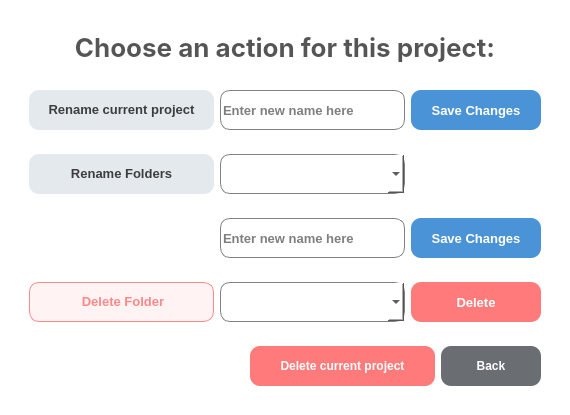
<?xml version="1.0" encoding="UTF-8"?>
<ui version="4.0">
 <class>Dialog</class>
 <widget class="QDialog" name="Dialog">
  <property name="geometry">
   <rect>
    <x>0</x>
    <y>0</y>
    <width>566</width>
    <height>415</height>
   </rect>
  </property>
  <property name="windowTitle">
   <string>Dialog</string>
  </property>
  <property name="styleSheet">
   <string notr="true">background-color:white;</string>
  </property>
  <layout class="QHBoxLayout" name="horizontalLayout">
   <item>
    <widget class="QWidget" name="widget" native="true">
     <layout class="QVBoxLayout" name="verticalLayout">
      <item>
       <widget class="QWidget" name="widget_7" native="true">
        <layout class="QHBoxLayout" name="horizontalLayout_2">
         <item>
          <widget class="QLabel" name="label">
           <property name="styleSheet">
            <string notr="true">#label{
height:40px;
font-weight:600;
font-size:26px;
color: #555555;
font-family: Inter;

}</string>
           </property>
           <property name="text">
            <string>&lt;html&gt;&lt;head/&gt;&lt;body&gt;&lt;p align=&quot;center&quot;&gt;Choose an action for this project:&lt;/p&gt;&lt;/body&gt;&lt;/html&gt;</string>
           </property>
          </widget>
         </item>
        </layout>
       </widget>
      </item>
      <item>
       <widget class="QWidget" name="widget_2" native="true">
        <layout class="QHBoxLayout" name="horizontalLayout_3">
         <item>
          <widget class="QLabel" name="label_2">
           <property name="minimumSize">
            <size>
             <width>185</width>
             <height>0</height>
            </size>
           </property>
           <property name="maximumSize">
            <size>
             <width>8899</width>
             <height>16777215</height>
            </size>
           </property>
           <property name="font">
            <font>
             <pointsize>10</pointsize>
             <bold>true</bold>
            </font>
           </property>
           <property name="styleSheet">
            <string notr="true">#label_2{
background-color:#e4e9ed;
border-radius:10px;
font-weight:600;
}</string>
           </property>
           <property name="text">
            <string>&lt;html&gt;&lt;head/&gt;&lt;body&gt;&lt;p align=&quot;center&quot;&gt;&lt;span style=&quot; color:#3d3d3e;&quot;&gt;Rename current project&lt;/span&gt;&lt;/p&gt;&lt;/body&gt;&lt;/html&gt;</string>
           </property>
           <property name="scaledContents">
            <bool>true</bool>
           </property>
           <property name="wordWrap">
            <bool>true</bool>
           </property>
          </widget>
         </item>
         <item>
          <widget class="QLineEdit" name="rename_proj_LE">
           <property name="minimumSize">
            <size>
             <width>185</width>
             <height>40</height>
            </size>
           </property>
           <property name="maximumSize">
            <size>
             <width>32</width>
             <height>16777215</height>
            </size>
           </property>
           <property name="font">
            <font>
             <pointsize>10</pointsize>
             <bold>true</bold>
            </font>
           </property>
           <property name="styleSheet">
            <string notr="true">border-radius:10px;
font-weight:600;
border:1px solid grey;</string>
           </property>
           <property name="placeholderText">
            <string>Enter new name here</string>
           </property>
          </widget>
         </item>
         <item>
          <widget class="QPushButton" name="save_proj">
           <property name="minimumSize">
            <size>
             <width>130</width>
             <height>40</height>
            </size>
           </property>
           <property name="font">
            <font>
             <pointsize>10</pointsize>
             <bold>true</bold>
            </font>
           </property>
           <property name="styleSheet">
            <string notr="true">#save_proj{
background-color:
#4a93d6;
border-radius:10px;
font-weight:600;
color:white;
}
#save_proj::hover{
background-color:
white;
border:2px solid #4a93d6;
color:#4a93d6;
}</string>
           </property>
           <property name="text">
            <string>Save Changes</string>
           </property>
          </widget>
         </item>
        </layout>
       </widget>
      </item>
      <item>
       <widget class="QWidget" name="widget_5" native="true">
        <layout class="QHBoxLayout" name="horizontalLayout_4">
         <item>
          <widget class="QLabel" name="label_3">
           <property name="minimumSize">
            <size>
             <width>185</width>
             <height>0</height>
            </size>
           </property>
           <property name="maximumSize">
            <size>
             <width>8899</width>
             <height>16777215</height>
            </size>
           </property>
           <property name="font">
            <font>
             <pointsize>10</pointsize>
             <bold>true</bold>
            </font>
           </property>
           <property name="styleSheet">
            <string notr="true">#label_3{

background-color:
#e4e9ed;
border-radius:10px;
font-weight:600;
}</string>
           </property>
           <property name="text">
            <string>&lt;html&gt;&lt;head/&gt;&lt;body&gt;&lt;p align=&quot;center&quot;&gt;&lt;span style=&quot; color:#3d3d3e;&quot;&gt;Rename Folders&lt;/span&gt;&lt;/p&gt;&lt;/body&gt;&lt;/html&gt;</string>
           </property>
          </widget>
         </item>
         <item>
          <widget class="QComboBox" name="foldername_cb">
           <property name="minimumSize">
            <size>
             <width>185</width>
             <height>40</height>
            </size>
           </property>
           <property name="maximumSize">
            <size>
             <width>32</width>
             <height>16777215</height>
            </size>
           </property>
           <property name="styleSheet">
            <string notr="true">#foldername_cb{border-radius:10px;
font-weight:600;
border:1px solid grey;}

#foldername_cb::drop-down{
image:url(:/images/arrowdown.png);
margin:10px;
width: 15px;
height: 15px;
}</string>
           </property>
          </widget>
         </item>
         <item>
          <widget class="QWidget" name="widget_8" native="true"/>
         </item>
        </layout>
       </widget>
      </item>
      <item>
       <widget class="QWidget" name="widget_6" native="true">
        <layout class="QHBoxLayout" name="horizontalLayout_5">
         <item>
          <widget class="QWidget" name="widget_9" native="true">
           <property name="minimumSize">
            <size>
             <width>185</width>
             <height>0</height>
            </size>
           </property>
           <property name="maximumSize">
            <size>
             <width>16777215</width>
             <height>16777215</height>
            </size>
           </property>
          </widget>
         </item>
         <item>
          <widget class="QLineEdit" name="rename_fold_LE">
           <property name="minimumSize">
            <size>
             <width>185</width>
             <height>40</height>
            </size>
           </property>
           <property name="maximumSize">
            <size>
             <width>185</width>
             <height>16777215</height>
            </size>
           </property>
           <property name="font">
            <font>
             <pointsize>10</pointsize>
             <bold>true</bold>
            </font>
           </property>
           <property name="styleSheet">
            <string notr="true">border-radius:10px;
font-weight:600;
border:1px solid grey;</string>
           </property>
           <property name="placeholderText">
            <string>Enter new name here</string>
           </property>
          </widget>
         </item>
         <item>
          <widget class="QPushButton" name="save_fold">
           <property name="minimumSize">
            <size>
             <width>130</width>
             <height>40</height>
            </size>
           </property>
           <property name="maximumSize">
            <size>
             <width>8899</width>
             <height>16777215</height>
            </size>
           </property>
           <property name="font">
            <font>
             <pointsize>10</pointsize>
             <bold>true</bold>
            </font>
           </property>
           <property name="styleSheet">
            <string notr="true">#save_fold{
background-color:
#4a93d6;
border-radius:10px;
font-weight:600;
color:white;
}
#save_fold::hover{
background-color:
white;
border:2px solid #4a93d6;
color:#4a93d6;
}</string>
           </property>
           <property name="text">
            <string>Save Changes</string>
           </property>
          </widget>
         </item>
        </layout>
       </widget>
      </item>
      <item>
       <widget class="QWidget" name="widget_3" native="true">
        <layout class="QHBoxLayout" name="horizontalLayout_6">
         <item>
          <widget class="QLabel" name="label_4">
           <property name="minimumSize">
            <size>
             <width>185</width>
             <height>40</height>
            </size>
           </property>
           <property name="font">
            <font>
             <pointsize>10</pointsize>
             <bold>true</bold>
            </font>
           </property>
           <property name="styleSheet">
            <string notr="true">#label_4{
background-color:#fff3f3;
border: 1px solid #ff8889;
border-radius:10px;
font-weight:600;
color:#ff8889;
}</string>
           </property>
           <property name="text">
            <string>&lt;html&gt;&lt;head/&gt;&lt;body&gt;&lt;p align=&quot;center&quot;&gt;Delete Folder&lt;/p&gt;&lt;/body&gt;&lt;/html&gt;</string>
           </property>
          </widget>
         </item>
         <item>
          <widget class="QComboBox" name="del_folder_cb">
           <property name="minimumSize">
            <size>
             <width>185</width>
             <height>40</height>
            </size>
           </property>
           <property name="maximumSize">
            <size>
             <width>185</width>
             <height>16777215</height>
            </size>
           </property>
           <property name="styleSheet">
            <string notr="true">#del_folder_cb{border-radius:10px;
font-weight:600;
border:1px solid grey;}

#del_folder_cb::drop-down{
image:url(:/images/arrowdown.png);
margin:10px;
width: 15px;
height: 15px;
}</string>
           </property>
          </widget>
         </item>
         <item>
          <widget class="QPushButton" name="del_fold">
           <property name="minimumSize">
            <size>
             <width>130</width>
             <height>40</height>
            </size>
           </property>
           <property name="font">
            <font>
             <pointsize>10</pointsize>
             <bold>true</bold>
            </font>
           </property>
           <property name="styleSheet">
            <string notr="true">#del_fold{
background-color:
#FF7B7B;
border-radius:10px;
font-weight:600;
color:white;
}
#del_fold::hover{
background-color:
white;
border:2px solid #FF7B7B;
color:#FF7B7B;
}</string>
           </property>
           <property name="text">
            <string>Delete</string>
           </property>
          </widget>
         </item>
        </layout>
       </widget>
      </item>
      <item>
       <widget class="QWidget" name="widget_4" native="true">
        <layout class="QHBoxLayout" name="horizontalLayout_7">
         <item>
          <widget class="QWidget" name="widget_10" native="true"/>
         </item>
         <item>
          <widget class="QPushButton" name="del_proj">
           <property name="minimumSize">
            <size>
             <width>185</width>
             <height>40</height>
            </size>
           </property>
           <property name="maximumSize">
            <size>
             <width>40</width>
             <height>16777215</height>
            </size>
           </property>
           <property name="styleSheet">
            <string notr="true">#del_proj{
background-color:
#FF7B7B;
border-radius:10px;
font-weight:600;
color:white;
}
#del_proj::hover{
background-color:
white;
border:2px solid #FF7B7B;
color:#FF7B7B;
}</string>
           </property>
           <property name="text">
            <string>Delete current project</string>
           </property>
          </widget>
         </item>
         <item>
          <widget class="QPushButton" name="back">
           <property name="minimumSize">
            <size>
             <width>100</width>
             <height>40</height>
            </size>
           </property>
           <property name="maximumSize">
            <size>
             <width>10</width>
             <height>16777215</height>
            </size>
           </property>
           <property name="styleSheet">
            <string notr="true">#back{
background-color:
#6A6D72;
border-radius:10px;
font-weight:600;
color:white;
}
#back::hover{
background-color:
white;
border:2px solid #6A6D72;
color:#6A6D72;
}</string>
           </property>
           <property name="text">
            <string>Back</string>
           </property>
          </widget>
         </item>
        </layout>
       </widget>
      </item>
     </layout>
    </widget>
   </item>
  </layout>
 </widget>
 <resources>
  <include location="../images/images.qrc"/>
 </resources>
 <connections/>
</ui>
